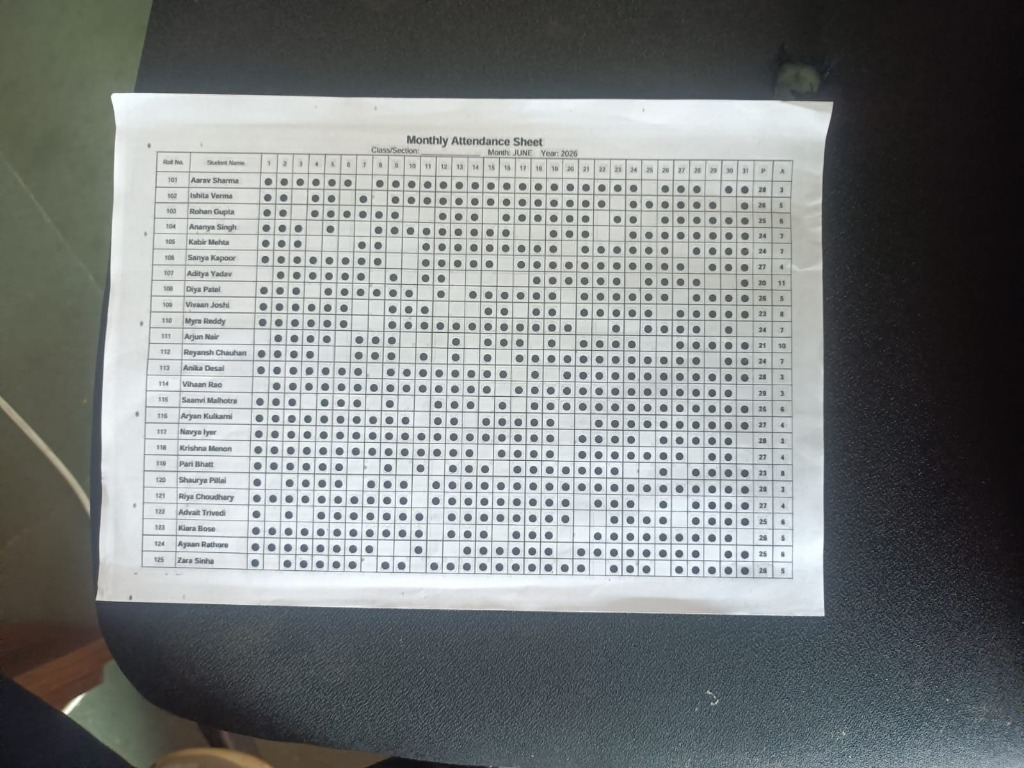
#> input picture server/sample_attendance.jpg, 1024 x 768 px
$ python -i processor.py   (imports and definitions only)
#> lines starting #> are read from the running program, lines starting #| are printed output that depends on the picture
import os
import logging
from dataclasses import dataclass
from typing import List, Tuple, Dict, Any

import cv2
import numpy as np
import pandas as pd
from rapidocr_onnxruntime import RapidOCR

logger = logging.getLogger("attendance")
# [1 line not run here, left out]

# [1 line that did not run here, left out]


@dataclass
class AttendanceConfig:
    min_ink_ratio: float = 0.05
    standard_width: int = 2000
    standard_height: int = 1400


class ProductionAttendanceProcessor:
    """
    Pure Row-Wise Attendance Sheet & Grid Parser.
    1. Fast 4-Angle Upright Orientation via 600px thumbnail (<0.8s).
    2. Direct Table Grid Morphological Detection & Perspective Warp (0.05s).
    3. Mathematical Horizontal Line Projections (y_lines only).
    4. Row-by-Row Loop on each [Y1..Y2] slice:
       - Extract Roll Number in [Y1..Y2, roll_x1:roll_x2]
       - Extract Student Name in [Y1..Y2, name_x1:name_x2]
       - Loop 31 Days in same row: 0 = Empty, 1 = Black Circle/Mark
       - Count Present (1) and Absent (0)
    """

    def __init__(self, config: AttendanceConfig | None = None):
        self.config = config or AttendanceConfig()

    def _auto_orient_upright(self, image: np.ndarray) -> np.ndarray:
        h, w = image.shape[:2]
        if h > w:
            image = cv2.rotate(image, cv2.ROTATE_90_CLOCKWISE)

        rotations = [
            ("0 deg", image),
            ("180 deg", cv2.rotate(image, cv2.ROTATE_180))
        ]

        best_angle_name = "0 deg"
        best_img = image
        best_score = -9999.0

        for name, rotated in rotations:
            thumb = cv2.resize(rotated, (600, 420))
            boxes, _ = rapid_engine(thumb)
            sc = 0.0
            if boxes:
                sh = thumb.shape[0]
                for b in boxes:
                    txt = b[1].lower()
                    conf = float(b[2]) if len(b) > 2 else 0.8
                    cy = (b[0][0][1] + b[0][2][1]) / 2.0
                    if any(k in txt for k in ["monthly", "attendance", "sheet", "class", "section", "june", "month", "year"]):
                        if cy < sh * 0.35:
                            sc += 20.0 * conf
                        elif cy > sh * 0.65:
                            sc -= 30.0 * conf
            if sc > best_score:
                best_score = sc
                best_angle_name = name
                best_img = rotated

        logger.info(f"Auto-orient: Selected {best_angle_name} (Score: {best_score:.2f})")
        return best_img

    def _rectify_table_grid(self, image: np.ndarray) -> np.ndarray:
        upright = self._auto_orient_upright(image)
        h, w = upright.shape[:2]

        gray = cv2.cvtColor(upright, cv2.COLOR_BGR2GRAY)
        bin_img = cv2.adaptiveThreshold(gray, 255, cv2.ADAPTIVE_THRESH_GAUSSIAN_C, cv2.THRESH_BINARY_INV, 21, 5)

        h_kernel = cv2.getStructuringElement(cv2.MORPH_RECT, (int(w * 0.04), 1))
        h_lines = cv2.morphologyEx(bin_img, cv2.MORPH_OPEN, h_kernel)

        v_kernel = cv2.getStructuringElement(cv2.MORPH_RECT, (1, int(h * 0.04)))
        v_lines = cv2.morphologyEx(bin_img, cv2.MORPH_OPEN, v_kernel)

        table_grid = cv2.bitwise_or(h_lines, v_lines)
        contours, _ = cv2.findContours(table_grid, cv2.RETR_EXTERNAL, cv2.CHAIN_APPROX_SIMPLE)
        contours = sorted(contours, key=cv2.contourArea, reverse=True)

        if contours and cv2.contourArea(contours[0]) > (w * h * 0.10):
            main_c = contours[0]
            rect = cv2.minAreaRect(main_c)
            box = np.int32(cv2.boxPoints(rect))

            s = box.sum(axis=1)
            tl = box[np.argmin(s)]
            br = box[np.argmax(s)]
            diff = np.diff(box, axis=1)
            tr = box[np.argmin(diff)]
            bl = box[np.argmax(diff)]

            src = np.array([tl, tr, br, bl], dtype="float32")
            dst = np.array([
                [0, 0],
                [self.config.standard_width - 1, 0],
                [self.config.standard_width - 1, self.config.standard_height - 1],
                [0, self.config.standard_height - 1]
            ], dtype="float32")

            warped = cv2.warpPerspective(upright, cv2.getPerspectiveTransform(src, dst), (self.config.standard_width, self.config.standard_height))
            return warped

        return cv2.resize(upright, (self.config.standard_width, self.config.standard_height), interpolation=cv2.INTER_CUBIC)

    def _merge_peaks(self, peaks: np.ndarray, min_gap: int = 10) -> List[int]:
        if len(peaks) == 0:
            return []
        groups = []
        curr = [peaks[0]]
        for p in peaks[1:]:
            if p - curr[-1] <= min_gap:
                curr.append(p)
            else:
                groups.append(int(np.mean(curr)))
                curr = [p]
        groups.append(int(np.mean(curr)))
        return groups

    def _detect_black_circle_dot(self, cell: np.ndarray) -> int:
        if cell.size == 0:
            return 0
        ch, cw = cell.shape[:2]
        # Exact 20% margin from Top, Bottom, Left, and Right (detecting inside the 60% center core)
        cy1, cy2 = int(ch * 0.20), int(ch * 0.80)
        cx1, cx2 = int(cw * 0.20), int(cw * 0.80)
        core = cell[cy1:cy2, cx1:cx2]
        if core.size == 0:
            return 0

        c_gray = cv2.cvtColor(core, cv2.COLOR_BGR2GRAY) if len(core.shape) == 3 else core
        bg = np.percentile(c_gray, 85)
        min_val = np.min(c_gray)
        diff = bg - min_val
        dark_ratio = np.sum(c_gray < (bg - 35)) / float(c_gray.size)

        # Empty-First Check: If contrast is low or dark pixels are sparse -> Absent (0), else Present (1)
        is_empty = (diff < 50) or (dark_ratio < 0.08)
        return 0 if is_empty else 1

    def process_image(self, image: np.ndarray) -> Dict[str, Any]:
        # 1. Warp Table Grid
        warped_table = self._rectify_table_grid(image)

        # 2. Extract Dynamic Horizontal Coordinates (y_lines) & Vertical Coordinates (x_lines)
        gray_p = cv2.cvtColor(warped_table, cv2.COLOR_BGR2GRAY)
        bin_p = cv2.adaptiveThreshold(gray_p, 255, cv2.ADAPTIVE_THRESH_GAUSSIAN_C, cv2.THRESH_BINARY_INV, 21, 5)

        # A. Horizontal Line Peaks (Project exclusively in Day Grid 350..1850 to avoid text interference)
        h_w = cv2.morphologyEx(bin_p, cv2.MORPH_OPEN, cv2.getStructuringElement(cv2.MORPH_RECT, (60, 1)))
        h_proj = np.sum(h_w[:, 350:1850] > 0, axis=1)
        h_peaks = np.where(h_proj > 350)[0]
        raw_y_lines = self._merge_peaks(h_peaks, min_gap=12)

        # B. Vertical Line Peaks (Real Printed Column Lines)
        v_w = cv2.morphologyEx(bin_p, cv2.MORPH_OPEN, cv2.getStructuringElement(cv2.MORPH_RECT, (1, 60)))
        v_proj = np.sum(v_w[100:1350, :] > 0, axis=0)
        v_peaks = np.where(v_proj > 200)[0]
        raw_x_lines = self._merge_peaks(v_peaks, min_gap=8)

        # Exact Mapping of 25 Student Rows (raw_y[1:]) and 31 Day Columns (raw_x[2:34])
        if len(raw_y_lines) >= 26:
            row_lines = raw_y_lines[1:27]
        else:
            row_lines = [int(round(99 + r * 51.88)) for r in range(26)]

        student_intervals = [(row_lines[r], row_lines[r + 1]) for r in range(len(row_lines) - 1)]

        # Dynamic Day Columns (Day 1 to 31)
        if len(raw_x_lines) >= 35:
            day_cols = raw_x_lines[2:34]
        else:
            day_cols = [int(round(345 + d * 48.9)) for d in range(32)]

        roll_x1 = raw_x_lines[0] if raw_x_lines else 13
        roll_x2 = raw_x_lines[1] if len(raw_x_lines) > 1 else 124
        name_x1 = roll_x2
        name_x2 = day_cols[0] if day_cols else 345
        day_end = day_cols[-1]

        # Dynamic Month Detection via Header OCR
        header_crop = warped_table[0:student_intervals[0][0], :] if student_intervals else warped_table[0:100, :]
        res_header, _ = rapid_engine(header_crop) if header_crop.size > 0 else (None, None)
        header_text = " ".join([b[1] for b in res_header]).upper() if res_header else ""

        days_count = 31
        if any(m in header_text for m in ["JUNE", "APRIL", "SEPTEMBER", "NOVEMBER", "JUN", "APR", "SEP", "NOV"]):
            days_count = 30
        elif "FEBRUARY" in header_text or "FEB" in header_text:
            days_count = 28

        annotated = warped_table.copy()

        # Clean Table Bounding Box (Blue Outer Border on exact table black lines)
        table_top_y = raw_y_lines[0] if raw_y_lines else (max(0, student_intervals[0][0] - 52) if student_intervals else 0)
        table_bottom_y = raw_y_lines[-1] if raw_y_lines else (student_intervals[-1][1] if student_intervals else 1380)
        cv2.rectangle(annotated, (table_left_x, table_top_y), (table_right_x, table_bottom_y), (0, 230, 118), 3)
        for pt in [(table_left_x, table_top_y), (table_right_x, table_top_y), (table_right_x, table_bottom_y), (table_left_x, table_bottom_y)]:
            cv2.circle(annotated, pt, 8, (0, 230, 118), -1)
            cv2.circle(annotated, pt, 8, (255, 255, 255), 2)

        records = []

        # 3. Pure Row-Wise & Column-Wise Loop using Exact Line Coordinates
        for idx, (Y_top, Y_bottom) in enumerate(student_intervals[:25]):
            delta_Y = Y_bottom - Y_top

            # A. Extract Roll Number in this row
            roll_crop = warped_table[Y_top + 2:Y_bottom - 2, roll_x1:roll_x2]
            roll_pad = cv2.copyMakeBorder(roll_crop, 15, 15, 15, 15, cv2.BORDER_CONSTANT, value=(255, 255, 255)) if roll_crop.size > 0 else None
            res_roll, _ = rapid_engine(roll_pad) if roll_pad is not None else (None, None)
            roll_str = "".join(filter(str.isdigit, " ".join([b[1] for b in res_roll]))) if res_roll else ""

            # B. Extract Student Name in this row
            name_crop = warped_table[Y_top + 2:Y_bottom - 2, name_x1:name_x2]
            name_pad = cv2.copyMakeBorder(name_crop, 15, 15, 15, 15, cv2.BORDER_CONSTANT, value=(255, 255, 255)) if name_crop.size > 0 else None
            res_name, _ = rapid_engine(name_pad) if name_pad is not None else (None, None)
            name_raw = " ".join([b[1] for b in res_name]).strip() if res_name else ""
            clean_name = " ".join(["".join(filter(str.isalpha, w)).capitalize() for w in name_raw.split() if len(w) > 1])

            # C. Check each Day Cell between Vertical Lines X_d and X_d+1 with 20% margin from lines
            marks = []
            for d in range(min(31, len(day_cols) - 1)):
                X_left, X_right = day_cols[d], day_cols[d + 1]
                delta_X = X_right - X_left

                # Exact 20% distance from horizontal & vertical lines:
                y1 = int(round(Y_top + 0.20 * delta_Y))
                y2 = int(round(Y_bottom - 0.20 * delta_Y))
                x1 = int(round(X_left + 0.20 * delta_X))
                x2 = int(round(X_right - 0.20 * delta_X))

                core = warped_table[y1:y2, x1:x2]

                # Check for 400-Pixel Black Circle Dot in Core (Adaptive Ink Density)
                if core.size == 0:
                    is_marked = 0
                else:
                    c_gray = cv2.cvtColor(core, cv2.COLOR_BGR2GRAY) if len(core.shape) == 3 else core
                    bg = np.percentile(c_gray, 85)
                    min_val = np.min(c_gray)
                    diff = bg - min_val

                    # Count dark ink pixels (pixels significantly darker than paper background)
                    # A 400-pixel black circle occupies 150-400 pixels inside the 20% core box
                    ink_pixels = np.sum(c_gray < (bg - 30))

                    # Circle Detection: True marked circle (dark or light/faded) has >= 100 ink pixels & diff >= 45
                    # Empty cell with shadow/watermark has diff < 20 and ink_pixels = 0
                    is_marked = 1 if (ink_pixels >= 100 and diff >= 45) else 0

                marks.append(is_marked)

                # Centroid of the cell for clean visual dot
                cx = int(round((X_left + X_right) / 2.0))
                cy = int(round((Y_top + Y_bottom) / 2.0))
                if is_marked == 1:
                    cv2.circle(annotated, (cx, cy), 4, (0, 200, 0), -1)  # Green filled dot (1/P)
                else:
                    cv2.circle(annotated, (cx, cy), 2, (0, 0, 255), -1)  # Red small dot (0/A)

            # Calculate Active Month Days Present / Absent
            active_marks = marks[:days_count]
            p_count = sum(active_marks)
            a_count = days_count - p_count

            roll_display = str(101 + idx)
            name_display = clean_name if clean_name else f"Student {roll_display}"

            if clean_name:
                cv2.putText(annotated, clean_name, (name_x1 + 5, Y_bottom - 4), cv2.FONT_HERSHEY_SIMPLEX, 0.38, (255, 0, 255), 1)

            records.append({
                "roll_no": roll_display,
                "student_name": name_display,
                "attendance": marks,
                "present_count": p_count,
                "absent_count": a_count
            })

        # Coordinates DataFrames
        y_lines_all = [s[0] for s in student_intervals] + ([student_intervals[-1][1]] if student_intervals else [])
        y_df = pd.DataFrame({"Horizontal_Line_Index": range(len(y_lines_all)), "Y_Position": y_lines_all})
        x_df = pd.DataFrame({"Vertical_Line_Index": range(len(day_cols) + 3), "X_Position": [roll_x1, roll_x2, name_x2] + day_cols})
        table_info = pd.DataFrame([{
            "Table_Left": roll_x1,
            "Table_Right": day_end,
            "Table_Top": student_intervals[0][0] if student_intervals else 0,
            "Table_Bottom": student_intervals[-1][1] if student_intervals else 1400,
            "Table_Width": day_end - roll_x1,
            "Table_Height": (student_intervals[-1][1] - student_intervals[0][0]) if student_intervals else 1400,
            "Horizontal_Lines": len(student_intervals) + 1,
            "Vertical_Lines": len(day_cols) + 3
        }])

        return {
            "status": "success",
            "total_students": len(records),
            "days_count": days_count,
            "data": records,
            "debug_image": annotated,
            "horizontal_lines_df": y_df,
            "vertical_lines_df": x_df,
            "table_info_df": table_info
        }

>>> import cv2
>>> picture = cv2.imread('sample_attendance.jpg', cv2.IMREAD_GRAYSCALE)
#> picture: shape (768, 1024); min 9, max 255, mean 126.3
>>> result = ProductionAttendanceProcessor().process_image(picture)
#> the loop in _auto_orient_upright, `for name, rotated in rotations:` made 1 pass
#> name on pass 1: '0 deg'
#> pass 1, in _auto_orient_upright, `thumb = cv2.resize(rotated, (600, 420))`:
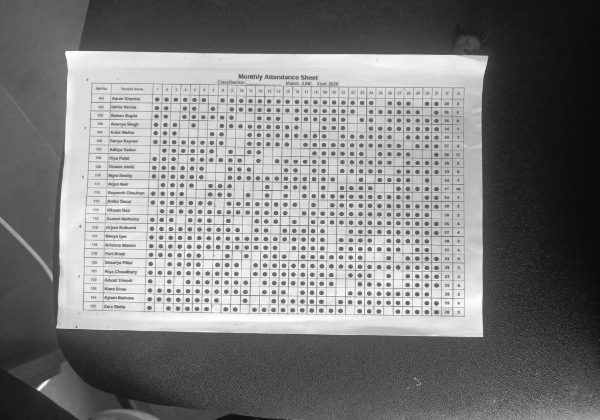
#> thumb: shape (420, 600); min 9, max 255, mean 126.2
#> after the loop in _auto_orient_upright, `for name, rotated in rotations:`: best_angle_name = '0 deg'; best_score = -9999
#> (the run stopped early here; a loop or call above may not have finished)
